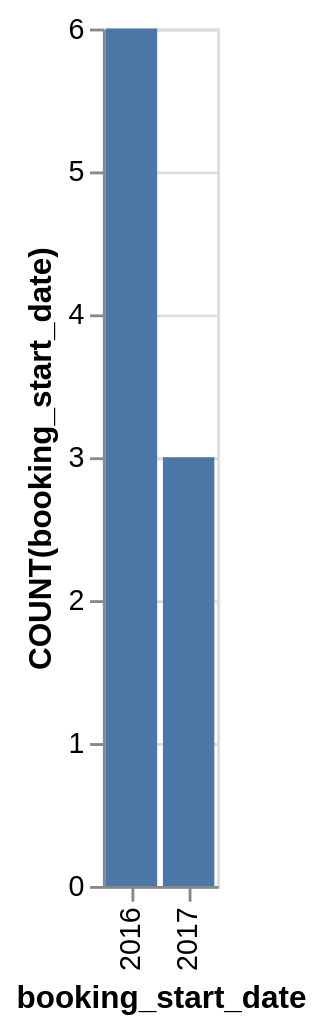

Vega-Lite specification stored for this chart:
### Vega-Lite specification from a JSON file in a GitHub repository (floating-point values rounded to 4 significant figures)
{"data": {"values": [{"x_data": "2016", "y_data": 6}, {"x_data": "2017", "y_data": 3}]}, "mark": "bar", "encoding": {"x": {"field": "x_data", "type": "nominal", "title": "booking_start_date", "sort": {"op": "sum", "field": "y_data", "order": "descending"}}, "y": {"field": "y_data", "type": "quantitative", "title": "COUNT(booking_start_date)"}}}
